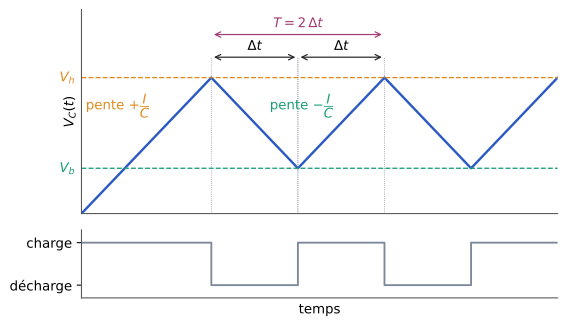

Recreate this plot in Python.
"""Figure — Astable à charge et décharge d'une capacité à courant constant : tension V_C(t) triangulaire entre les seuils
V_b et V_h du comparateur à hystérésis, et état de l'interrupteur (EANA3, chapitre 4).
D'après les notes externes [notes-2023-c07, p. 1], redessinée. Valeurs choisies pour la figure (unités arbitraires) :
V_b = 1, V_h = 3, I/C = 1. Le chronogramme de l'interrupteur (en gris) est ajouté par Bristol."""
import matplotlib
matplotlib.use("svg")
import matplotlib.pyplot as plt
import matplotlib.ticker as mticker
import numpy as np
from pathlib import Path

# --- Style commun des figures Bristol (recopié dans chaque script) ---
plt.rcParams.update({
    "font.family": "DejaVu Sans", "mathtext.fontset": "dejavusans", "font.size": 10,
    "axes.grid": True, "grid.color": "#DADADA", "grid.linewidth": 0.6,
    "axes.edgecolor": "#555555", "axes.linewidth": 0.8,
    "axes.spines.top": False, "axes.spines.right": False,
    "lines.linewidth": 1.8, "legend.frameon": False,
    "svg.hashsalt": "bristol",  # rendu SVG reproductible
})
BLEU, VERT, MAGENTA, ORANGE = "#2B59C3", "#1B9E77", "#A23B72", "#E08A1E"
GRIS = "#7E889B"   # éléments ajoutés par rapport à la source (conventions.md § 9)
ENCRE = "#222222"

def virgule(ax, axes="xy"):
    """Virgule décimale et vrai signe moins sur les graduations."""
    f = mticker.FuncFormatter(lambda x, _: f"{x:g}".replace(".", ",").replace("-", "−"))
    if "x" in axes: ax.xaxis.set_major_formatter(f)
    if "y" in axes: ax.yaxis.set_major_formatter(f)

def sauver(fig):
    fig.savefig(Path(__file__).with_suffix(".svg"), bbox_inches="tight", metadata={"Date": None})
# --- Fin du style commun ---

VB, VH, PENTE = 1.0, 3.0, 1.0
DT = (VH - VB) / PENTE          # durée d'une rampe entre les deux seuils
T0 = VH / PENTE                 # première charge depuis 0

# points du signal triangulaire
t_pts, v_pts = [0.0, T0], [0.0, VH]
t, monte = T0, False
while t < T0 + 4 * DT - 1e-9:
    t += DT
    t_pts.append(t); v_pts.append(VH if monte else VB)
    monte = not monte

fig, (ax, ax2) = plt.subplots(2, 1, figsize=(6.4, 3.9), sharex=True,
                              gridspec_kw={"height_ratios": [3, 1], "hspace": 0.12})
ax.plot(t_pts, v_pts, color=BLEU)
for niveau, nom, coul in [(VH, r"$V_h$", ORANGE), (VB, r"$V_b$", VERT)]:
    ax.axhline(niveau, color=coul, lw=1, ls="--")
    ax.text(-0.15, niveau, nom, color=coul, ha="right", va="center")
# cotes Δt
for k, (a, b) in enumerate([(T0, T0 + DT), (T0 + DT, T0 + 2 * DT)]):
    ax.annotate("", xy=(a, 3.45), xytext=(b, 3.45), arrowprops=dict(arrowstyle="<->", color=ENCRE, lw=0.9))
    ax.text((a + b) / 2, 3.55, r"$\Delta t$", ha="center", va="bottom")
    for x in (a, b):
        ax.plot([x, x], [0, 3.45], color=GRIS, lw=0.6, ls=":")
ax.annotate("", xy=(T0 + 2 * DT, 3.95), xytext=(T0, 3.95), arrowprops=dict(arrowstyle="<->", color=MAGENTA, lw=0.9))
ax.text(T0 + DT, 4.05, r"$T = 2\,\Delta t$", ha="center", va="bottom", color=MAGENTA)
ax.text(0.1, 2.3, r"pente $+\dfrac{I}{C}$", color=ORANGE, ha="left")
ax.text(T0 + 0.5 * DT + 0.35, 2.3, r"pente $-\dfrac{I}{C}$", color=VERT, ha="left")
ax.set_ylim(0, 4.5); ax.set_ylabel(r"$V_C(t)$")
ax.set_yticks([]); ax.grid(False)

# état de l'interrupteur (ajout Bristol)
etat_t = [0, T0]; etat = [1, 1]
t, ch = T0, 0
while t < T0 + 4 * DT - 1e-9:
    etat_t += [t, t + DT]; etat += [ch, ch]; t += DT; ch = 1 - ch
ax2.plot(etat_t, etat, color=GRIS, lw=1.4)
ax2.set_yticks([0, 1], ["décharge", "charge"]); ax2.set_ylim(-0.3, 1.3); ax2.grid(False)
ax2.set_xlabel("temps"); ax2.set_xticks([])
ax2.set_xlim(0, T0 + 4 * DT)
sauver(fig)
